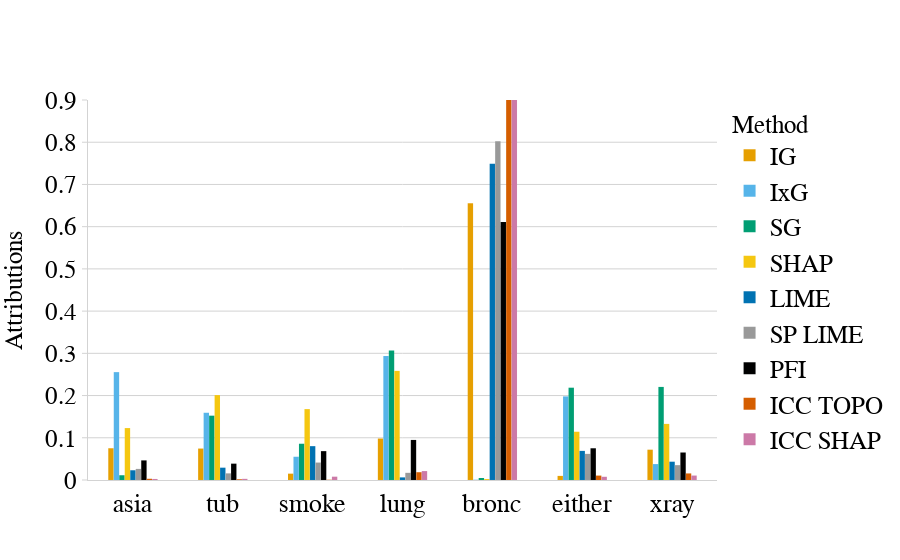

This figure's notebook cell:
### Code cell
# Load JSON
with open(PREFIX +"attributions/cancer/attribution.json", "r") as f:
    data = json.load(f)
global_explanations = data['global_explanations']    
generate_attr_plot(global_explanations,config)

### Figure 1 — Plotly figure (JSON) as saved in the notebook; plotly's stock layout.template omitted (floating-point values rounded to 4 significant figures)
{"data": [{"marker": {"color": "#E69F00", "line": {"width": 0.05}}, "name": "IG", "type": "bar", "width": 0.06, "x": ["asia", "tub", "smoke", "lung", "bronc", "either", "xray"], "y": [0.07523, 0.07448, 0.01505, 0.09825, 0.6554, 0.009735, 0.07183]}, {"marker": {"color": "#56B4E9", "line": {"width": 0.05}}, "name": "IxG", "type": "bar", "width": 0.06, "x": ["asia", "tub", "smoke", "lung", "bronc", "either", "xray"], "y": [0.2555, 0.1592, 0.05508, 0.2936, 0.0007527, 0.198, 0.03773]}, {"marker": {"color": "#009E73", "line": {"width": 0.05}}, "name": "SG", "type": "bar", "width": 0.06, "x": ["asia", "tub", "smoke", "lung", "bronc", "either", "xray"], "y": [0.01129, 0.1524, 0.08591, 0.3066, 0.004737, 0.2186, 0.2205]}, {"marker": {"color": "#F5C710", "line": {"width": 0.05}}, "name": "SHAP", "type": "bar", "width": 0.06, "x": ["asia", "tub", "smoke", "lung", "bronc", "either", "xray"], "y": [0.123, 0.2011, 0.1679, 0.2585, 0.002275, 0.1143, 0.1329]}, {"marker": {"color": "#0072B2", "line": {"width": 0.05}}, "name": "LIME", "type": "bar", "width": 0.06, "x": ["asia", "tub", "smoke", "lung", "bronc", "either", "xray"], "y": [0.0231, 0.02921, 0.0802, 0.006197, 0.749, 0.06896, 0.04337]}, {"marker": {"color": "#999999", "line": {"width": 0.05}}, "name": "SP LIME", "type": "bar", "width": 0.06, "x": ["asia", "tub", "smoke", "lung", "bronc", "either", "xray"], "y": [0.0263, 0.01576, 0.04134, 0.01701, 0.8025, 0.06189, 0.03519]}, {"marker": {"color": "#000000", "line": {"width": 0.05}}, "name": "PFI", "type": "bar", "width": 0.06, "x": ["asia", "tub", "smoke", "lung", "bronc", "either", "xray"], "y": [0.04647, 0.03875, 0.06841, 0.09488, 0.6111, 0.07517, 0.06517]}, {"marker": {"color": "#D55E00", "line": {"width": 0.05}}, "name": "ICC TOPO", "type": "bar", "width": 0.06, "x": ["asia", "tub", "smoke", "lung", "bronc", "either", "xray"], "y": [0.002917, 0.001815, 0.0007251, 0.01847, 0.9495, 0.01049, 0.01561]}, {"marker": {"color": "#CC79A7", "line": {"width": 0.05}}, "name": "ICC SHAP", "type": "bar", "width": 0.06, "x": ["asia", "tub", "smoke", "lung", "bronc", "either", "xray"], "y": [0.002472, 0.002731, 0.007886, 0.02115, 0.944, 0.007625, 0.01054]}], "layout": {"bargap": 0.45, "bargroupgap": 1, "barmode": "group", "font": {"size": 14}, "legend": {"font": {"color": "black", "family": "Times New Roman", "size": 25}, "title": {"font": {"color": "black", "family": "Times New Roman", "size": 25}, "text": "Method"}}, "plot_bgcolor": "rgba(0,0,0,0)", "showlegend": true, "xaxis": {"linecolor": "lightgray", "range": [-0.5, 6.5], "showgrid": false, "tickcolor": "lightgray", "tickfont": {"color": "black", "family": "Times New Roman", "size": 26}, "tickmode": "array", "ticktext": ["asia", "tub", "smoke", "lung", "bronc", "either", "xray"], "tickvals": [0, 1, 2, 3, 4, 5, 6]}, "yaxis": {"dtick": 0.1, "gridcolor": "lightgray", "linecolor": "lightgray", "range": [0, 0.9], "showgrid": true, "tickcolor": "lightgray", "tickfont": {"color": "black", "family": "Times New Roman", "size": 25}, "ticks": "outside", "title": {"font": {"color": "black", "family": "Times New Roman", "size": 25}, "text": "Attributions"}}}}
